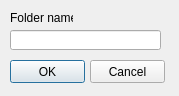
<ui version="4.0" >
 <class>qdFolderDialog</class>
 <widget class="QDialog" name="qdFolderDialog" >
  <property name="geometry" >
   <rect>
    <x>0</x>
    <y>0</y>
    <width>179</width>
    <height>96</height>
   </rect>
  </property>
  <property name="windowTitle" >
   <string>Folder</string>
  </property>
  <widget class="QLabel" name="label" >
   <property name="geometry" >
    <rect>
     <x>10</x>
     <y>10</y>
     <width>63</width>
     <height>16</height>
    </rect>
   </property>
   <property name="text" >
    <string>Folder name:</string>
   </property>
  </widget>
  <widget class="QLineEdit" name="qleName" >
   <property name="geometry" >
    <rect>
     <x>10</x>
     <y>30</y>
     <width>151</width>
     <height>20</height>
    </rect>
   </property>
  </widget>
  <widget class="QPushButton" name="qpbOK" >
   <property name="geometry" >
    <rect>
     <x>10</x>
     <y>60</y>
     <width>75</width>
     <height>23</height>
    </rect>
   </property>
   <property name="text" >
    <string>OK</string>
   </property>
  </widget>
  <widget class="QPushButton" name="qpbCancel" >
   <property name="geometry" >
    <rect>
     <x>90</x>
     <y>60</y>
     <width>75</width>
     <height>23</height>
    </rect>
   </property>
   <property name="text" >
    <string>Cancel</string>
   </property>
  </widget>
 </widget>
 <resources/>
 <connections>
  <connection>
   <sender>qpbOK</sender>
   <signal>clicked()</signal>
   <receiver>qdFolderDialog</receiver>
   <slot>accept()</slot>
   <hints>
    <hint type="sourcelabel" >
     <x>51</x>
     <y>101</y>
    </hint>
    <hint type="destinationlabel" >
     <x>89</x>
     <y>76</y>
    </hint>
   </hints>
  </connection>
  <connection>
   <sender>qpbCancel</sender>
   <signal>clicked()</signal>
   <receiver>qdFolderDialog</receiver>
   <slot>reject()</slot>
   <hints>
    <hint type="sourcelabel" >
     <x>131</x>
     <y>101</y>
    </hint>
    <hint type="destinationlabel" >
     <x>89</x>
     <y>76</y>
    </hint>
   </hints>
  </connection>
 </connections>
</ui>
